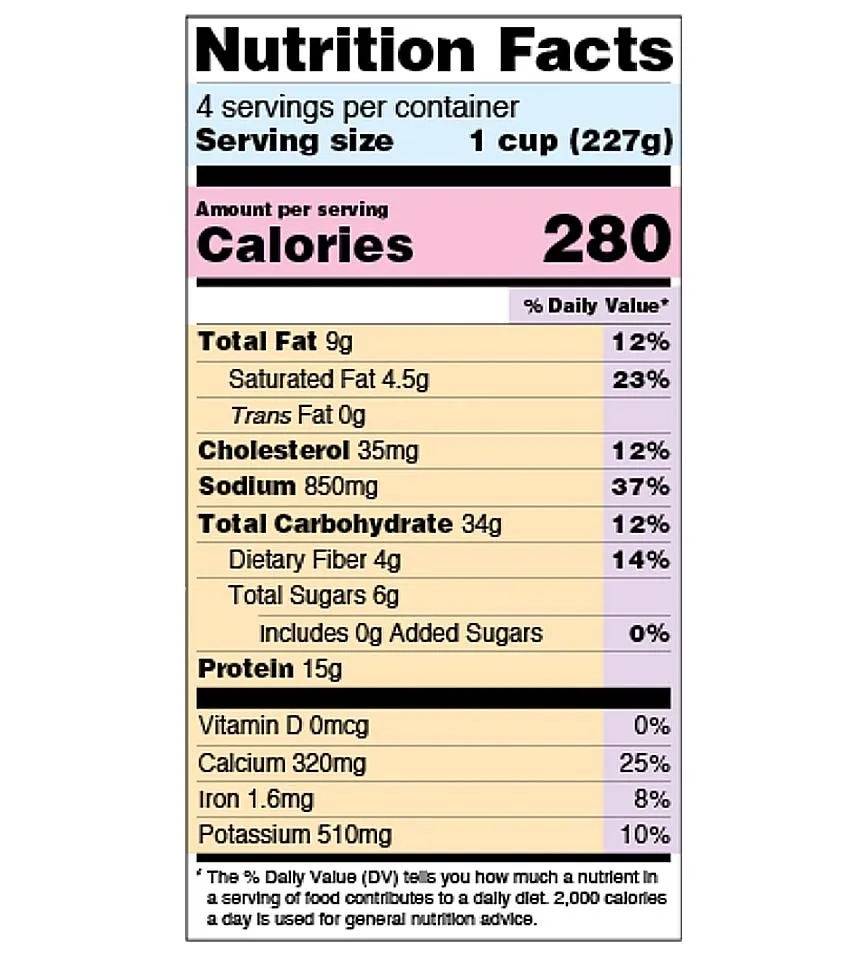
#> input picture SEM 1/SSD/Project/ssd_pro_old/first/assets/images/sample2.jpg, 866 x 956 px
$ python imgio.py
#> lines starting #> are read from the running program, lines starting #| are printed output that depends on the picture
import cv2
import pytesseract

def draw_line_boxes(image, d):
    line_boxes = []
    current_line = []

    for b in d.splitlines():
        b = b.split()
        x, y, w, h = int(b[1]), int(b[2]), int(b[3]), int(b[4])
        if not current_line:
            current_line = [x, y, w, h]
        elif abs(current_line[1] - y) <= 5:
            current_line[2] = w
        else:
            line_boxes.append(current_line)
            current_line = [x, y, w, h]

    for line_box in line_boxes:
        x, y, w, h = line_box
        cv2.rectangle(image, (x, h), (w, y), (0, 255, 0), 1)

def extract_text(image_path, output_text_file):
#> called with image_path = './assets/images/sample2.jpg', output_text_file = 'output.txt'
    try:
        image = cv2.imread(image_path)
#> image is the input picture: shape (956, 866, 3); mean B, G, R 207.6, 215, 221.8

        # Convert the image to grayscale
        gray = cv2.cvtColor(image, cv2.COLOR_BGR2GRAY)
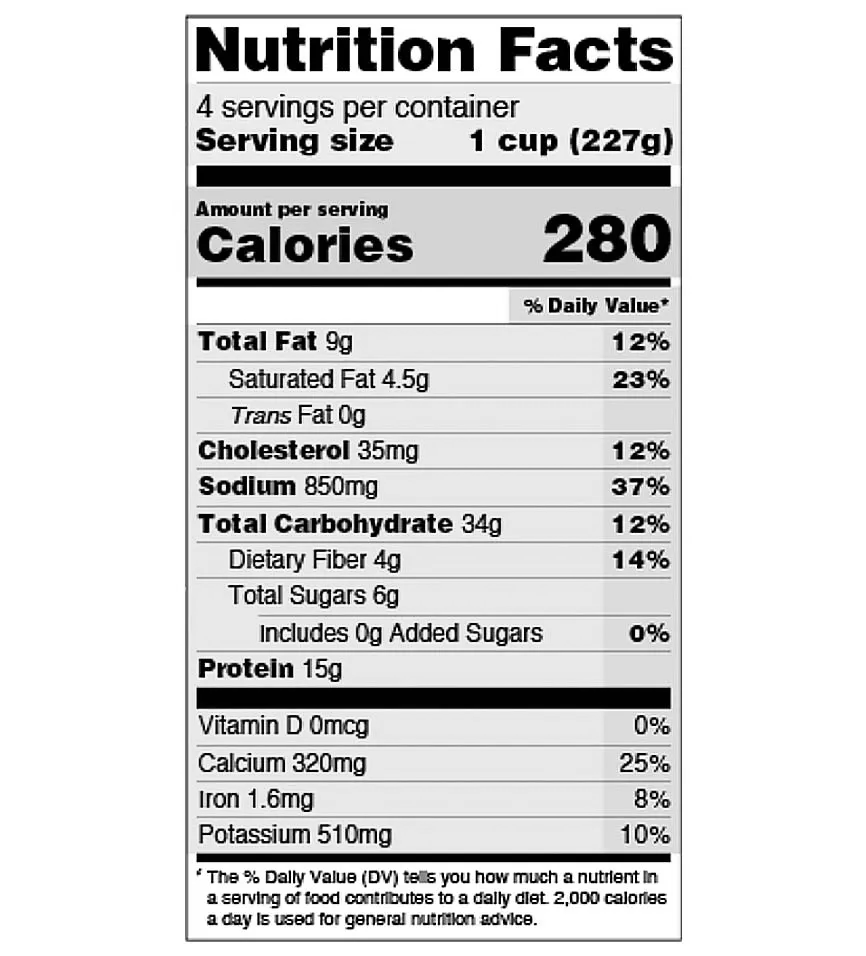
#> gray: shape (956, 866); min 0, max 255, mean 216.2

        # Use Tesseract to perform OCR on the image
        extracted_text = pytesseract.image_to_string(image)

        # Get the bounding boxes for the detected lines
        d = pytesseract.image_to_boxes(image)

        if image is not None:
            draw_line_boxes(image, d)
            cv2.imshow("Extracted Text", image)
            cv2.imwrite("./assets/images/output.jpg", image)
            cv2.waitKey(0)  # Wait for any key press
            cv2.destroyAllWindows()  # Close all OpenCV windows

        # Save the extracted text to a file
        with open(output_text_file, "w") as text_file:
            text_file.write(extracted_text)

    except Exception as e:
        print(f"Error: {e}")

if __name__ == "__main__":

    image_path = "./assets/images/sample2.jpg"
    output_text_file = "output.txt"

    extract_text(image_path, output_text_file)
